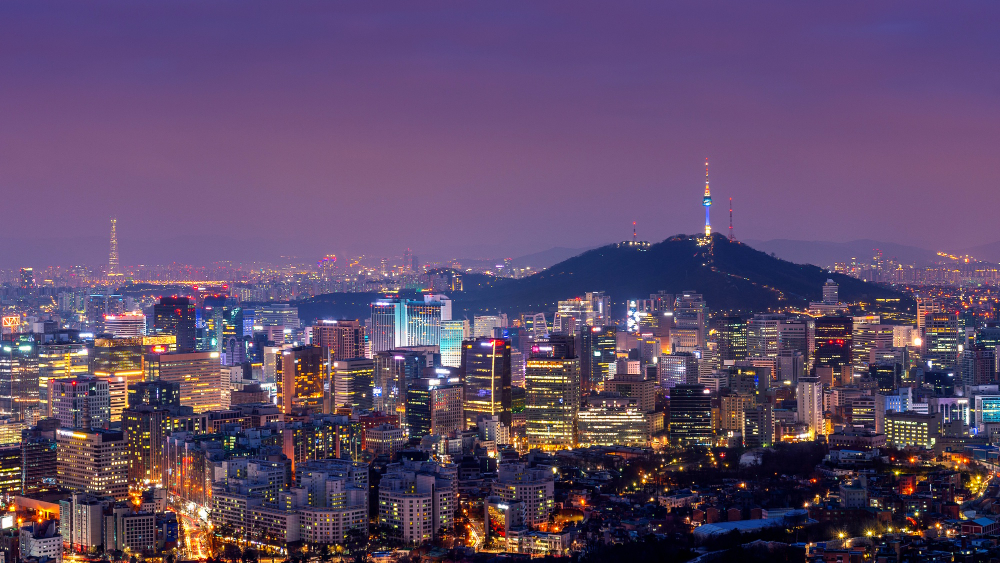
#> input picture image1.jpg, 1000 x 563 px, given in place of Dice.mp4, which was not available
$ jupyter execute homework2.ipynb
#> lines starting #> are read from the running program, lines starting #| are printed output that depends on the picture; after the words box and inside, x2 and y2 are one past the last pixel; in counts of white or black regions, pixels touching at a corner belong together; pictures that were not available may be replaced by others from this repository, and a replacement may not be noted
[cell 1]
import cv2
import numpy as np

[cell 2]
cap = cv2.VideoCapture('Dice.mp4')

while(1):
    # Take each frame
    a, frame = cap.read()
#> frame is the input picture: shape (563, 1000, 3); mean B, G, R 106.5, 74.5, 95.3
    if a == False:
        break

    # Convert BGR to HSV
    hsv = cv2.cvtColor(frame, cv2.COLOR_BGR2HSV)
#> hsv: shape (563, 1000, 3); mean H, S, V 123.1, 109.9, 116
    # define range of blue color in HSV
    lower_blue = np.array([100,50,10])
    upper_blue = np.array([150,255,255])
    # Threshold the HSV image to get only blue colors
    mask = cv2.inRange(hsv, lower_blue, upper_blue)
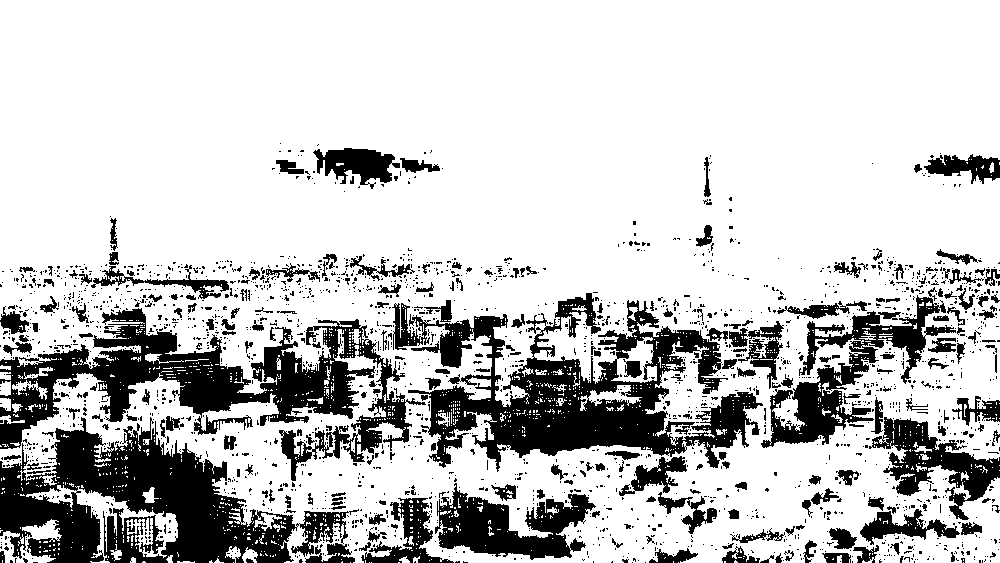
#> mask: shape (563, 1000); 77.7% white; 2210 black regions (1968 under 20 px), largest, box (x1, y1, x2, y2) and area: (392, 293, 763, 472) 25216, (0, 417, 359, 563) 23678, (0, 308, 426, 481) 22489
    # Bitwise-AND mask and original image
    res = cv2.bitwise_and(frame,frame, mask= mask)
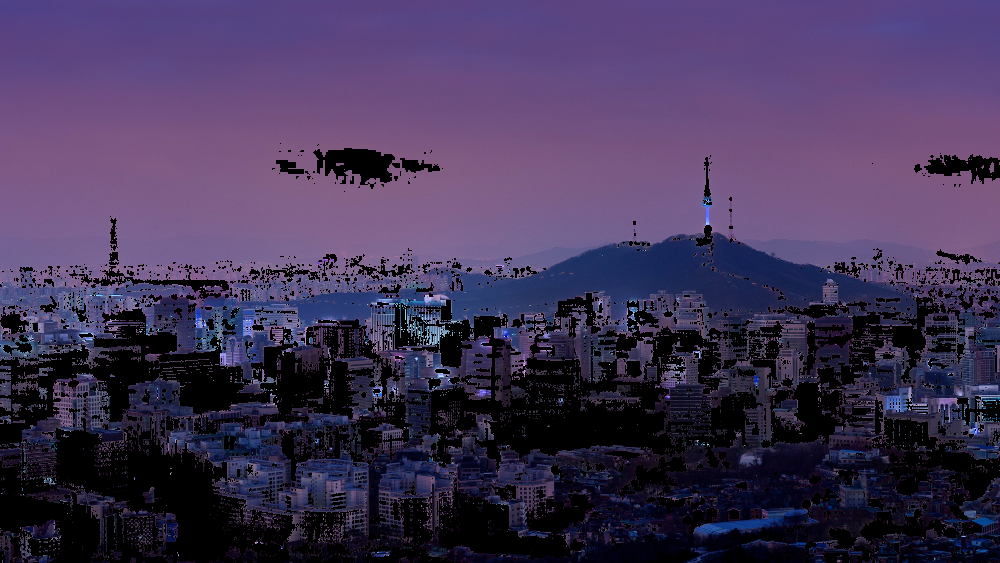
#> res: shape (563, 1000, 3); mean B, G, R 86.4, 52.6, 66.1

    # 각 마스크 크기 조절
    resized_frame = cv2.resize(frame, (700, 500))
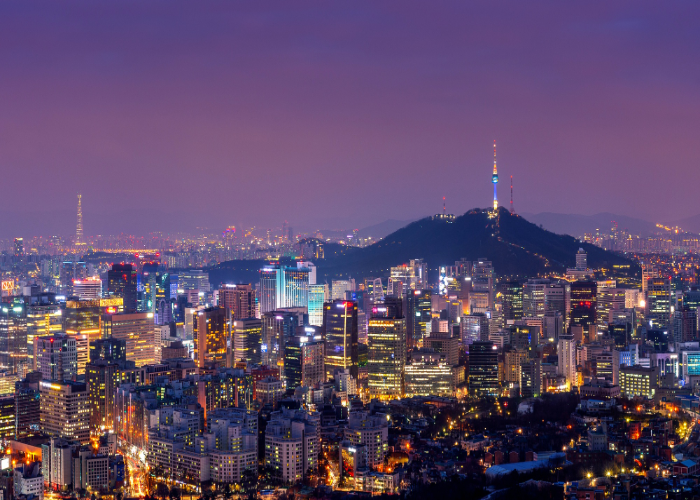
#> resized_frame: shape (500, 700, 3); mean B, G, R 106.4, 74.4, 95.1
    resized_mask = cv2.resize(mask, (700, 500))
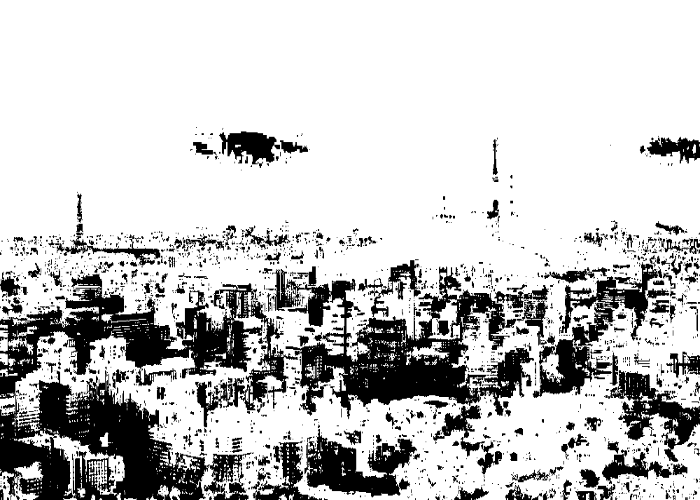
#> resized_mask: shape (500, 700); min 0, max 255, mean 198.1
    resized_res = cv2.resize(res, (700, 500))
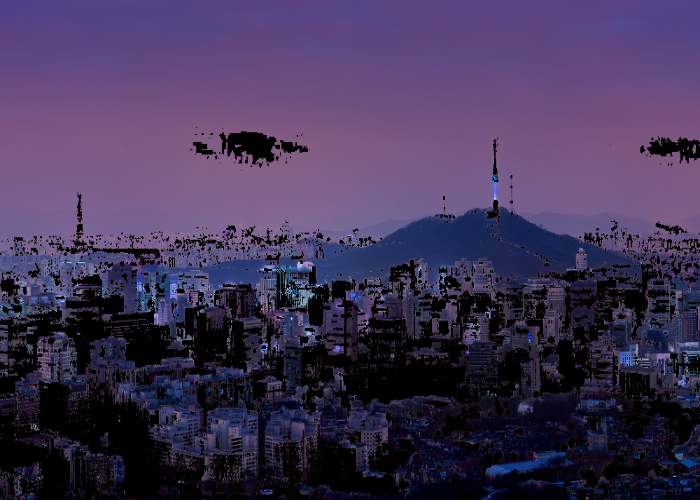
#> resized_res: shape (500, 700, 3); mean B, G, R 86.3, 52.5, 66

    cv2.imshow('frame',resized_frame)
    cv2.imshow('mask',resized_mask)
    cv2.imshow('res',resized_res)

    k = cv2.waitKey(15) & 0xFF
#> (key Esc is pressed here)
    if k == 27:
        break
cv2.destroyAllWindows()

$ run again, on images.jpg
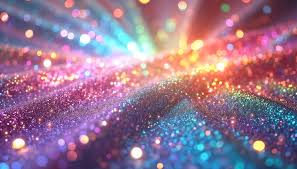
#> input picture images.jpg, 297 x 169 px, given in place of Dice.mp4, which was not available
#> frame is the input picture: shape (169, 297, 3); mean B, G, R 143.8, 117.4, 149.7
#> hsv: shape (169, 297, 3); mean H, S, V 119.3, 103, 172.4
#> `mask = cv2.inRange(hsv, lower_blue, upper_blue)`:
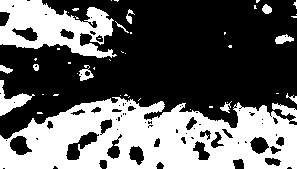
#> mask: shape (169, 297); 38.7% white; 45 white regions (33 under 20 px), largest, box (x1, y1, x2, y2) and area: (0, 97, 297, 169) 14327, (0, 0, 117, 58) 3888, (0, 80, 35, 116) 445
#> `resized_res = cv2.resize(res, (700, 500))`:
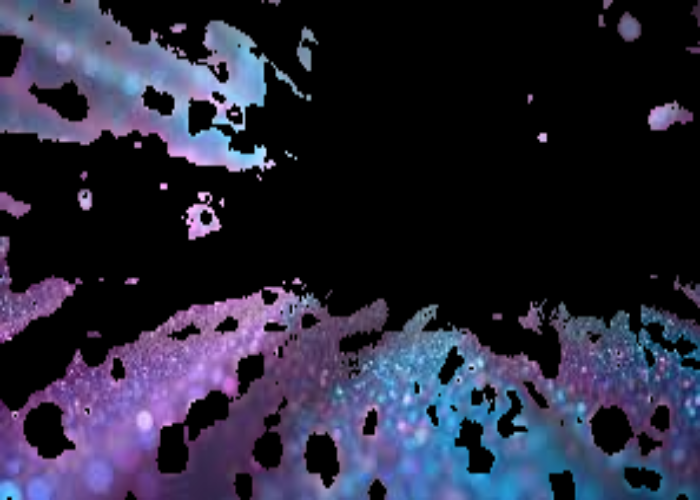
#> resized_res: shape (500, 700, 3); mean B, G, R 58.2, 39, 40.2
